Frame 1 (no input): blank canvas, image omitted
Frame 60 (no input): blank canvas, image omitted
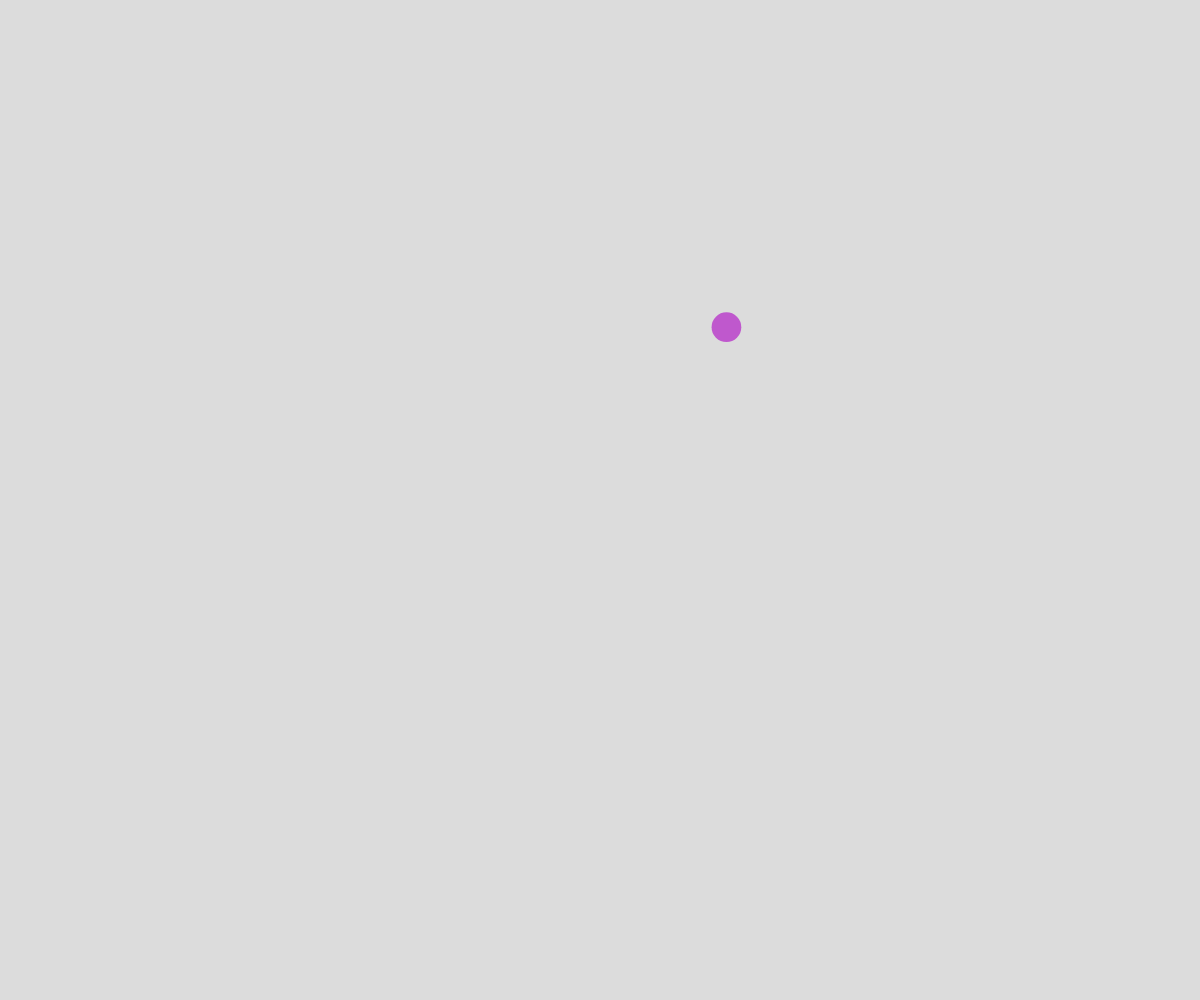
Frame 120 (the mouse pressed at the canvas centre since frame 60)

The p5.js sketch whose frames 1 and 60 were blank and that drew this single picture after the mouse press (run headless with seeded random() and noise() and a simulated clock; from frame 60 on, the mouse is pressed at the canvas centre):

// p5.js sketch
// ── sketch.js
// Project Title
// Your Name
// Date
//
// Extra for Experts:
// - describe what you did to take this project "above and beyond"

class Ball{
  constructor(x,y){
    this.x = x;
    this.y = y;
    this.dx = random(-5,5);
    this.dy = random(-5,5);

    this.r = random(255);
    this.g = random(255);
    this.b = random(255);
    this.radius = random(50);
  }
  display(){
    noStroke();
    fill(this.r, this.g, this.b);
    circle(this.x, this.y, this.radius *2);
  }
  move(){
    this.x += this.dx;
    this.y += this.dy;

    if (this.y - this.radius < 0 || this.y + this.radius > windowHeight){
      this.dy *= -1;
    }
    if (this.x - this.radius < 0 || this.x + this.radius > windowWidth){
      this.dx *= -1;
    }
  }
  bounce(otherball){
    let radiusSum = this.radius + otherball.radius;
    let distance = dist(this.x, this.y, otherball.x, otherball.y);
    if (radiusSum > distance){
      let tempx = this.dx;
      let tempy = this.dy;

      this.dy = otherball.dy;
      this.dx = otherball.dx;

      otherball.dx = tempx;
      otherball.dy = tempy;

      this.x += this.dx;
      this.y += this.dy;
    }
  }
}

let allBall = [];
let auto = false;
function setup() {
  createCanvas(windowWidth, windowHeight);
}

function draw() {
  background(220);
  for (let ball of allBall){
    ball.display();
    ball.move();
    for (let other of allBall){
      if (ball === other){
        continue;
      }
      ball.bounce(other);
    }
  }
  if (auto){
    let newball = new Ball(mouseX, mouseY);
    allBall.push(newball);
  }

  
}
function mousePressed(){
  let newball = new Ball(mouseX, mouseY);
  allBall.push(newball);
}

function keyPressed(){
  if (key === "e"){
    auto = !auto;
  }
  
}
